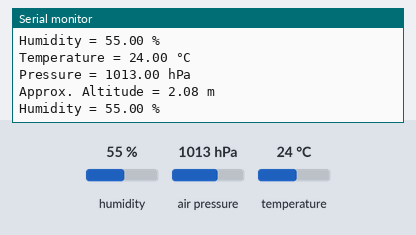
Bench run of a sketch on a simulated Arduino Mega 2560, built with avr-gcc and run on an emulated ATmega2560. Shown: the last lines printed to the serial monitor. Inputs (shaded band) come from the test bench; at power-on: humidity 55 %, air pressure 1013 hPa, temperature 24 °C.

Above: at 1.2 s.
1.3 s: humidity set to 22 %
At 2.6 s:
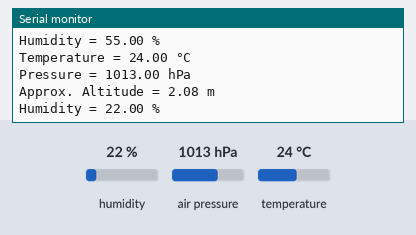
2.8 s: air pressure set to 952 hPa
At 3.7 s:
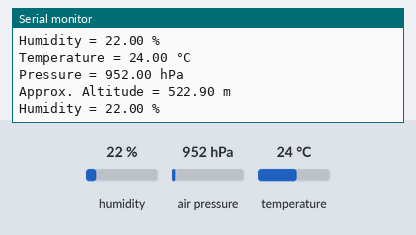

The sketch:

bme280-test.ino
````cpp
/*   bme280-test


Program size using Adafruit BME280 library
```
Sketch uses 14792 bytes (5%) of program storage space. Maximum is 253952 bytes.
Global variables use 870 bytes (10%) of dynamic memory, leaving 7322 bytes for local variables. Maximum is 8192 bytes.
```

After doing basic F(String Macro) Update
```
Sketch uses 14804 bytes (5%) of program storage space. Maximum is 253952 bytes.
Global variables use 490 bytes (5%) of dynamic memory, leaving 7702 bytes for local variables. Maximum is 8192 bytes.
```
Saved half of dynamic memory with simple update.

## Back up to 6% dynamic memory before big re-write

## i2c pins for Arduino Mega:
SCL 21
SDA 20


*/


#include <Wire.h>
//#include <SPI.h>
#include <Adafruit_Sensor.h>
#include <Adafruit_BME280.h>

#define SEALEVELPRESSURE_HPA (1013.25)

Adafruit_BME280 bme; // I2C


unsigned long delayTime;

void setup() {
    Serial.begin(115200);
    while(!Serial);    // time to get serial running
    Serial.println(F("BME280 test"));

    unsigned status;
    //Wire.begin(0x76);
    // default settings
  status = bme.begin(0x76);
    Serial.print("Status Update: ");
    Serial.println(status);
    // You can also pass in a Wire library object like &Wire2
  // status = bme.begin(0x76, &Wire);
    while (!status) {
        Serial.println(F("Could not find a valid BME280 sensor, check wiring, address, sensor ID!"));
        Serial.print(F("SensorID was: 0x"));
        Serial.println(bme.sensorID(),16);
        Serial.print(F("        ID of 0xFF probably means a bad address, a BMP 180 or BMP 085\n"));
        Serial.print(F("   ID of 0x56-0x58 represents a BMP 280,\n"));
        Serial.print(F("        ID of 0x60 represents a BME 280.\n"));
        Serial.print(F("        ID of 0x61 represents a BME 680.\n"));
        delay(5000);
    }

    Serial.println(F("-- Default Test --"));
    delayTime = 1000;

    Serial.println();
}


void loop() {
    printValues();
    delay(delayTime);
}


void printValues() {
  char buffer [64];

    Serial.print(F("Temperature = "));
    Serial.print(bme.readTemperature());
    Serial.println(F(" °C"));

    Serial.print(F("Pressure = "));

    Serial.print(bme.readPressure() / 100.0F);
    Serial.println(F(" hPa"));

    Serial.print(F("Approx. Altitude = "));
    Serial.print(bme.readAltitude(SEALEVELPRESSURE_HPA));
    Serial.println(F(" m"));

    Serial.print(F("Humidity = "));
    Serial.print(bme.readHumidity());
    Serial.println(F(" %"));

    Serial.println();
}
````

Measured:
- after the input at 1.3 s, the serial monitor: prints a new line after 0.72 s (image 1)
- after the input at 2.8 s, the serial monitor: prints a new line after 0.23 s (image 2)
